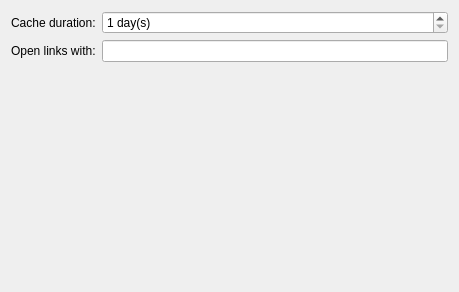
<ui version="4.0" >
 <class>Options</class>
 <widget class="QWidget" name="Options" >
  <property name="geometry" >
   <rect>
    <x>0</x>
    <y>0</y>
    <width>459</width>
    <height>292</height>
   </rect>
  </property>
  <property name="windowTitle" >
   <string>Options</string>
  </property>
  <layout class="QGridLayout" name="gridLayout" >
   <item row="0" column="0" >
    <layout class="QFormLayout" name="formLayout" >
     <property name="fieldGrowthPolicy" >
      <enum>QFormLayout::ExpandingFieldsGrow</enum>
     </property>
     <item row="0" column="0" >
      <widget class="QLabel" name="lblCacheDuration" >
       <property name="text" >
        <string>Cache duration:</string>
       </property>
      </widget>
     </item>
     <item row="0" column="1" >
      <widget class="QSpinBox" name="spinCacheDuration" >
       <property name="sizePolicy" >
        <sizepolicy vsizetype="Fixed" hsizetype="Expanding" >
         <horstretch>0</horstretch>
         <verstretch>0</verstretch>
        </sizepolicy>
       </property>
       <property name="suffix" >
        <string> day(s)</string>
       </property>
       <property name="prefix" >
        <string/>
       </property>
       <property name="minimum" >
        <number>1</number>
       </property>
       <property name="maximum" >
        <number>30</number>
       </property>
      </widget>
     </item>
     <item row="1" column="0" >
      <widget class="QLabel" name="lblBrowser" >
       <property name="text" >
        <string>Open links with:</string>
       </property>
      </widget>
     </item>
     <item row="1" column="1" >
      <widget class="QLineEdit" name="leBrowser" />
     </item>
    </layout>
   </item>
  </layout>
 </widget>
 <resources/>
 <connections/>
</ui>
